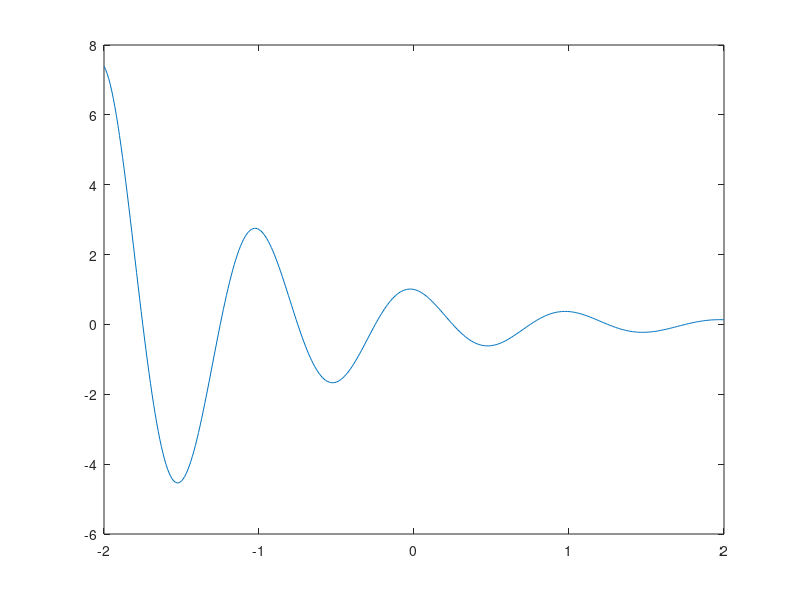
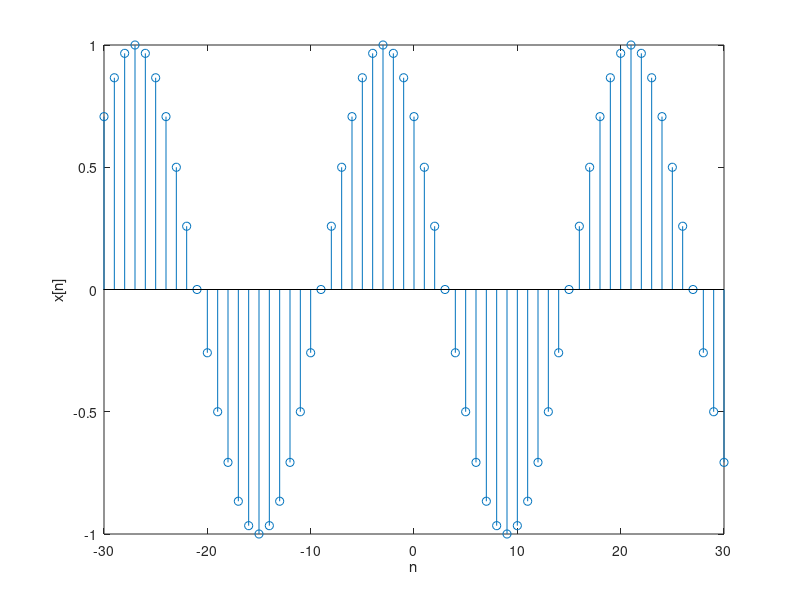
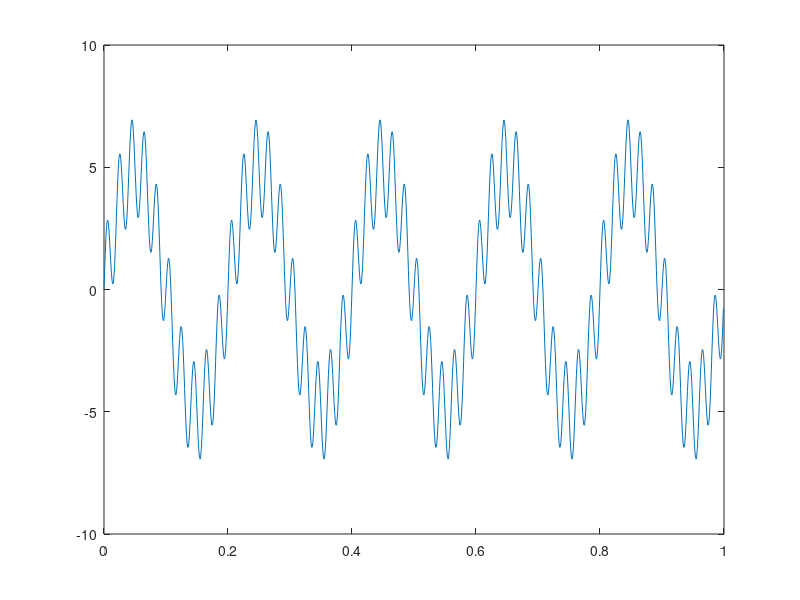
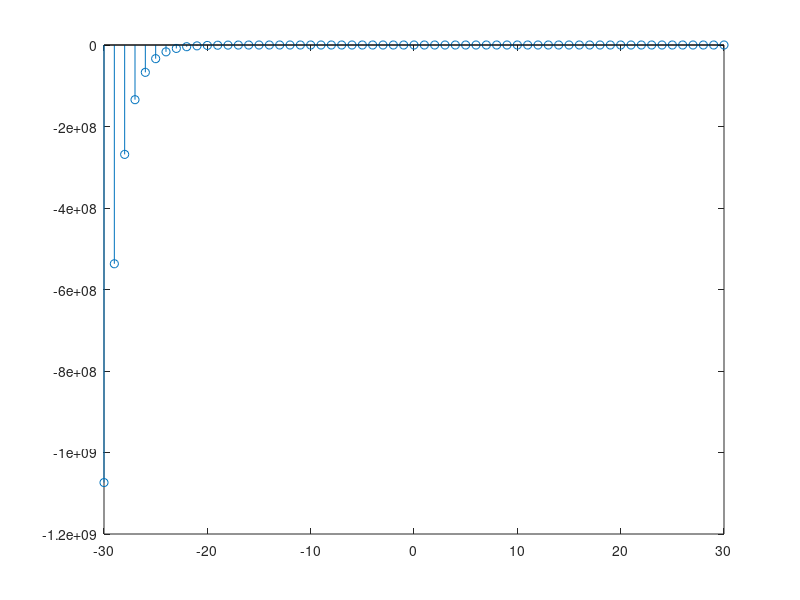

Reproduce these figures in MATLAB, in order.
% LABORATÓRIO I - SINAIS E SISTEMAS

%% ETAPA 1
f=@(t) exp(-t).*cos(2*pi*t);
t=0;
f(t)
f(0)
t=-2:2;
f(t)
plot(t,f(t))
xlabel('t');
ylabel('f(t)');grid;
stem(f(t))

%% ETAPA 2
t=-2:0.01:2;
size(t);
plot(t,f(t));
xlabel('t');
ylabel('f(t)');
grid;

%% ETAPA 3
fd=@(n,Ts) exp(-n*Ts).*cos(2*pi*n*Ts);
n=-2:200;
stem(n,fd(n,0.01))

%% ETAPA 4
t = -2:0.01:2;
f = exp(-t).*cos(2*pi*t)
plot(t,f);
clear all

%% ETAPA 5
n=-30:30;
x = cos(n*pi/12+pi/4);
figure(2)
stem(n,x);
xlabel('n');
ylabel('x[n]');
amplitude_1 = 5;
freq_1 = 5;
amplitude_2 = 2;
freq_2 = 50;
Fs = 1000;
time = 0:1/Fs:(1-1/Fs);
sine_1 = amplitude_1*sin(2*pi*freq_1.*time);
sine_2 = amplitude_2*sin(2*pi*freq_2.*time);
noise = randn(1,length(time));
x_clean = sine_1 + sine_2;
x_noisy = x_clean + noise;
figure(14);
plot(time,x_clean);
figure(15);

% %% SINAL ECG
% Name = 'home/daniel.f2005/SIS/aula_2024-09-16/a01m';
% infoName = strcat(Name, '.info'); 
% matName = strcat(Name, '.mat');
% load(matName);
% fid = fopen(infoName, 'rt');
% fgetl(fid);
% fgetl(fid);
% fgetl(fid);
% [freqint] = sscanf(fgetl(fid), 'Sampling frequency: %f Hz Sampling interval: %f sec');
% interval = freqint(2);
% fgetl(fid);
% for i = 1:size(val, 1)
%     [row(i), signal(i), gain(i), base(i), units(i)] = [strread(fgetl(fid),'%d%s%f%f%s','delimiter','\t')]
% end
% fclose(fid);
% val(val==-32768) = NaN;
% 
% %% Normalizacao do sinal pelo ganho
% for i = 1:size(val, 1)
% val(i, :) = (val(i, :) - base(i)) / gain(i);
% end
% 
% %% Plotando sinal original
% fval = 1./size(val, 1);
% tam=length(val)/freqint(1,1);
% t=0:tam/length(val):tam-(tam/length(val));
% figure(17)
% plot(t,val); grid on;
% xlim([0 10])
% title(['Sinal original '])
% ylabel('Amplitude (Volt)')
% xlabel('Tempo (s)')
% plot(time,x_noisy);

%% TAREFAS 
n = -30:30;

figure(16)
stem(n, (-0.5.^(n)));
figure(17)
stem(n, (2.^(-n)));
figure(18)
stem(n, (-2.^(n)));

t = -30:0.01:30;
figure(19)
plot(t, (exp(-2*t)));
clear all

figure(20)
t = -30:0.01:30;
x = 2*cos(2*pi*50*t);
plot(t, x);